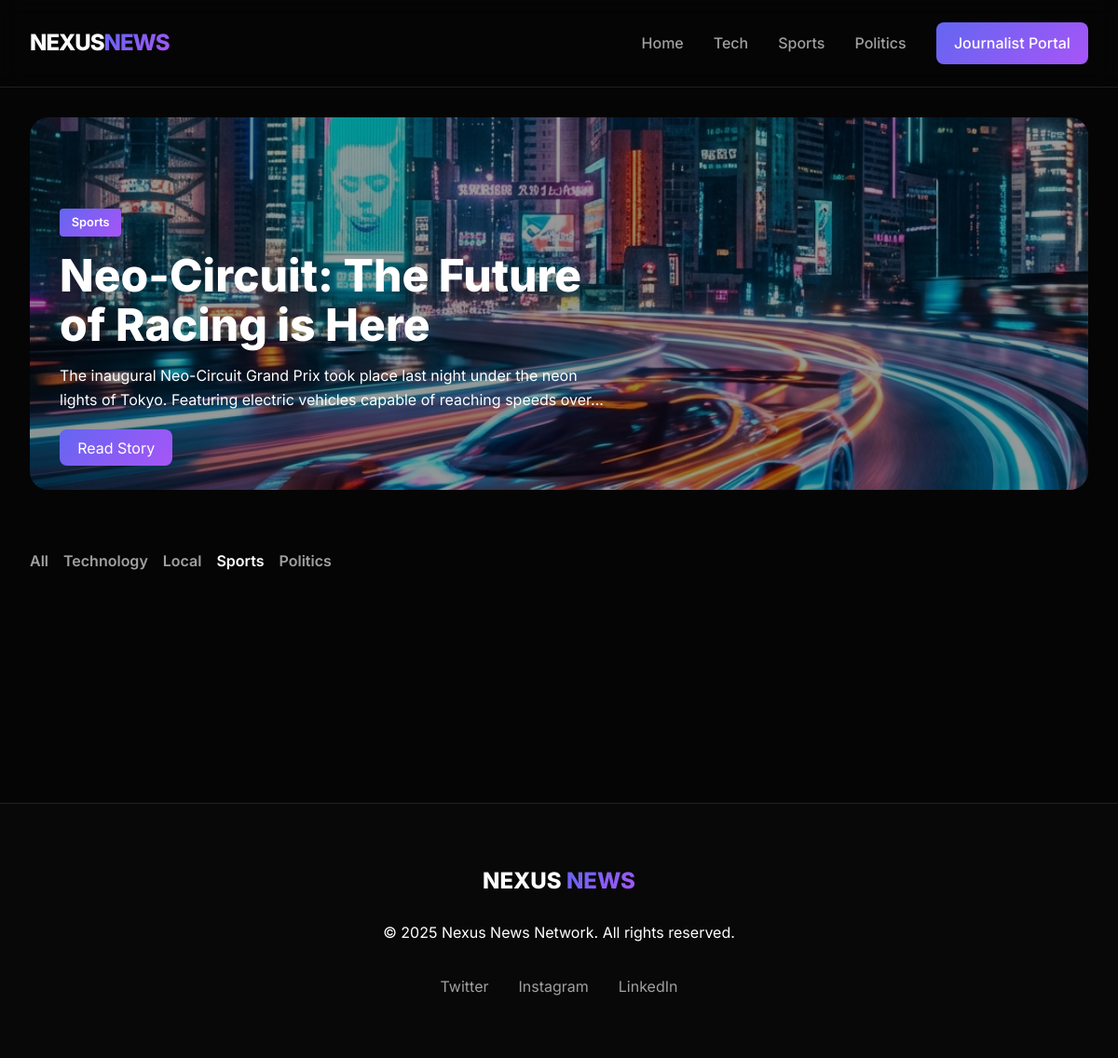
/?category=Sports, run on the app's committed database.
### app.py (models this page shows, shortened)
class News(db.Model):
    id = db.Column(db.Integer, primary_key=True)
    title = db.Column(db.String(200), nullable=False)
    content = db.Column(db.Text, nullable=False)
    author = db.Column(db.String(100), nullable=False)
    category = db.Column(db.String(50), nullable=False)
    image_url = db.Column(db.String(300))
    video_url = db.Column(db.String(300))
    area = db.Column(db.String(100)) # User area
    created_at = db.Column(db.DateTime, default=datetime.utcnow)

### app.py (the view)
@app.route('/')
def index():
    area = request.args.get('area')
    category = request.args.get('category')
    query = News.query
    if area:
        query = query.filter_by(area=area)
    if category:
        query = query.filter_by(category=category)
    news_list = query.order_by(News.created_at.desc()).all()
    areas = db.session.query(News.area).distinct().all()
    categories = db.session.query(News.category).distinct().all()
    return render_template('index.html', news_list=news_list, areas=[a[0] for a in areas if a[0]], categories=[c[0] for c in categories if c[0]])

### templates/index.html (shortened to what this page needs)
{% extends 'base.html' %}
{% block content %}
{% if news_list %}
<section class="hero">
    {% set latest = news_list[0] %}
    <img src="{{ latest.image_url if latest.image_url else 'https://images.unsplash.com/photo-1504711434969-e33886168f5c?q=80&w=1200' }}"
        alt="Hero Image" class="hero-img">
    <div class="hero-text">
        <span class="tag">{{ latest.category }}</span>
        <h1>{{ latest.title }}</h1>
        <p>{{ latest.content[:150] }}...</p>
        <br>
        <a href="/news/{{ latest.id }}" class="upload-btn" style="text-decoration: none;">Read Story</a>
    </div>
</section>
<div class="filter-bar" style="margin-bottom: 3rem; display: flex; gap: 1rem; overflow-x: auto; padding-bottom: 1rem;">
    <a href="/"
        style="text-decoration: none; color: {{ 'var(--text-primary)' if not request.args.get('category') else 'var(--text-secondary)' }}; font-weight: 600;">All</a>
    {% for cat in categories %}
    <a href="/?category={{ cat }}"
        style="text-decoration: none; color: {{ 'var(--text-primary)' if request.args.get('category') == cat else 'var(--text-secondary)' }}; font-weight: 600;">{{
        cat }}</a>
    {% endfor %}
</div>
{% endif %}
{% endblock %}

### static/css/style.css (style rules this page uses)
:root { --bg-color: #050505; --text-primary: #ffffff; --text-secondary: #a0a0a0; --accent-color: #6366f1; --accent-gradient: linear-gradient(135deg, #6366f1 0%, #a855f7 100%); --card-bg: rgba(255, 255, 255, 0.03); --glass-border: rgba(255, 255, 255, 0.1); --nav-bg: rgba(5, 5, 5, 0.8); }
* { margin: 0; padding: 0; box-sizing: border-box; }
body { background-color: var(--bg-color); color: var(--text-primary); font-family: 'Inter', sans-serif; line-height: 1.6; overflow-x: hidden; }
.upload-btn { background: var(--accent-gradient); padding: 0.6rem 1.2rem; border-radius: 8px; color: white !important; transition: transform 0.3s cubic-bezier(0.175, 0.885, 0.32, 1.275) !important; }
.hero { margin-bottom: 4rem; position: relative; border-radius: 20px; overflow: hidden; height: 400px; }
.hero-img { width: 100%; height: 100%; object-fit: cover; filter: brightness(0.6); }
.hero-text { position: absolute; bottom: 2rem; left: 2rem; max-width: 600px; }
.hero-text h1 { font-size: 3rem; font-weight: 800; margin-bottom: 1rem; line-height: 1.1; }
.tag { background: var(--accent-gradient); padding: 0.3rem 0.8rem; border-radius: 4px; font-size: 0.8rem; font-weight: 600; margin-bottom: 1rem; display: inline-block; }

### data on the page
News: image_url (picture), category "Sports", title "Neo-Circuit: The Future of Racing is Here", content "The inaugural Neo-Circuit Grand Prix took place last night under the neon lights of Tokyo. Featuring electric vehicles capable of reaching speeds over"
News: category "Technology"
News: category "Politics"

### other printed values
{{ cat }} "Local"
